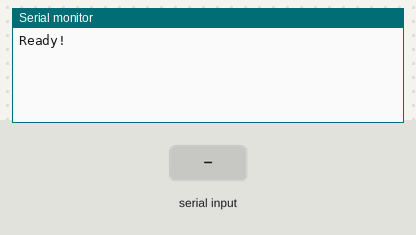
This program was run on a simulated Arduino Uno, built with avr-gcc and run on an emulated ATmega328P. Shown: the last lines printed to the serial monitor. Inputs (shaded band) come from the test bench.

Above: at 1.2 s.
1.3 s: "q" received over the second serial link
At 3.1 s:
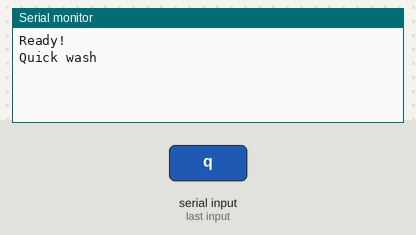
At 3.9 s:
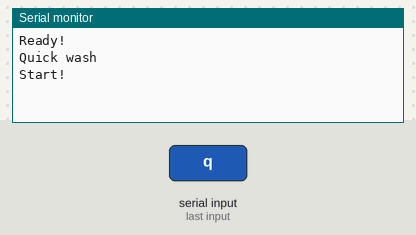
Timing chart, 0 to 5.4 s (numbered marks = the images above; inputs shaded):
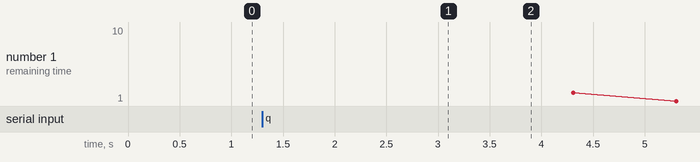

Measured:
- after the input at 1.3 s, the serial monitor: prints a new line after 1.0 s (image 1)

The program:

main.cpp
```cpp
#include <Arduino.h>
#include <SoftwareSerial.h>

SoftwareSerial Sync(10, 11);

void countDown(byte limit){
  //int sec = limit*300;
  for(int i = 0 ; i < limit ; i++)  {
    Serial.print("-> remaining time : ");
    Sync.print("-> remaining time : ");
    Serial.println(limit - i);
    Sync.print(limit - i);
    delay(1000);
  }
}

void setup() {
  Serial.begin(9600);
  Sync.begin(115200);
}

void loop() {
  byte time_limit = 0;
  Serial.println("Ready!");
  while(!Sync.available());     // wait for command
  char cmd = Sync.read();
  delay(1000);
  switch(cmd){
    case 'q'    :
        Serial.println("Quick wash");
        Sync.print("Quick wash");
        time_limit = 10;
        break;
    case 'n'   :
        Serial.println("Normal wash");
        time_limit = 15;
        break;
    case 'l'   :
        Serial.println("Long time wash");
        time_limit = 20;
        break;
    default         :
        time_limit = 5;
        Serial.println(cmd);
        break;
  }

  delay(1000);
  Serial.println("Start!");
  Sync.print("Start!");
  delay(1000);
  Serial.println("Soak");
  Sync.print("Soak");
  countDown(2);
  // delay(2000);
  Serial.println("Washing");
  Sync.print("Washing");
  countDown(time_limit);
  Serial.println("First rinse");
  Sync.print("First rinse");
  countDown(4);
  Serial.println("Last rinse");
  Sync.print("Last rinse");
  countDown(4);
  Serial.println("Spinning");
  Sync.print("Spinning");
  countDown(7);
  Serial.print("Finished!");
  Sync.print("Finished!");
  delay(1500);
}
```
